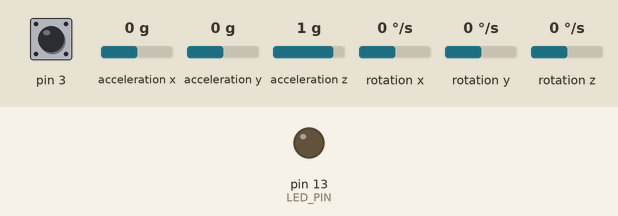
A sketch run on a simulated Arduino Leonardo, built with avr-gcc and run on an emulated ATmega32U4. On the bench: output pins drawn as LEDs (lit = HIGH). Dashed ring = blinking. The inputs (shaded band) are chosen by the test bench; at power-on: pin 3 HIGH, acceleration x 0 g, acceleration y 0 g, acceleration z 1 g, rotation x 0 °/s, rotation y 0 °/s, rotation z 0 °/s. The ROS host is connected and sends only what is stated; the sensor or clock chip raises its interrupt line as the real part does.

Above: at 0.1 s.
At 0.65 s:
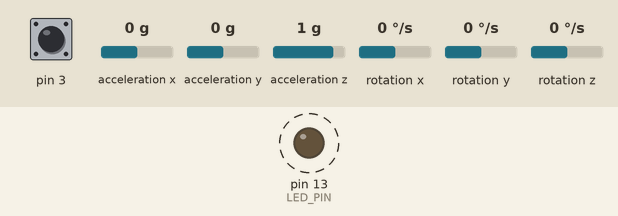
Timing chart, 0 to 3.5 s (numbered marks = the images above):
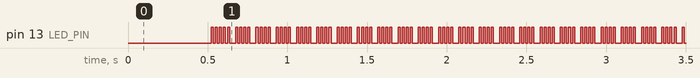

The sketch:

MPU_6050_YPR_REALACCEL_MKI.ino
```cpp
//INTERRUPT GOES TO PIN 2
#include <ros.h>
#include <std_msgs/Float32MultiArray.h>
// I2C device class (I2Cdev) demonstration Arduino sketch for MPU6050 class using DMP (MotionApps v2.0)
// 6/21/2012 by Jeff Rowberg <jeff@rowberg.net>
// Updates should (hopefully) always be available at https://github.com/jrowberg/i2cdevlib
//
// Changelog:
//      2013-05-08 - added seamless Fastwire support
//                 - added note about gyro calibration
//      2012-06-21 - added note about Arduino 1.0.1 + Leonardo compatibility error
//      2012-06-20 - improved FIFO overflow handling and simplified read process
//      2012-06-19 - completely rearranged DMP initialization code and simplification
//      2012-06-13 - pull gyro and accel data from FIFO packet instead of reading directly
//      2012-06-09 - fix broken FIFO read sequence and change interrupt detection to RISING
//      2012-06-05 - add gravity-compensated initial reference frame acceleration output
//                 - add 3D math helper file to DMP6 example sketch
//                 - add Euler output and Yaw/Pitch/Roll output formats
//      2012-06-04 - remove accel offset clearing for better results (thanks Sungon Lee)
//      2012-06-01 - fixed gyro sensitivity to be 2000 deg/sec instead of 250
//      2012-05-30 - basic DMP initialization working

/* ============================================
 I2Cdev device library code is placed under the MIT license
 Copyright (c) 2012 Jeff Rowberg
 Permission is hereby granted, free of charge, to any person obtaining a copy
 of this software and associated documentation files (the "Software"), to deal
 in the Software without restriction, including without limitation the rights
 to use, copy, modify, merge, publish, distribute, sublicense, and/or sell
 copies of the Software, and to permit persons to whom the Software is
 furnished to do so, subject to the following conditions:
 The above copyright notice and this permission notice shall be included in
 all copies or substantial portions of the Software.
 THE SOFTWARE IS PROVIDED "AS IS", WITHOUT WARRANTY OF ANY KIND, EXPRESS OR
 IMPLIED, INCLUDING BUT NOT LIMITED TO THE WARRANTIES OF MERCHANTABILITY,
 FITNESS FOR A PARTICULAR PURPOSE AND NONINFRINGEMENT. IN NO EVENT SHALL THE
 AUTHORS OR COPYRIGHT HOLDERS BE LIABLE FOR ANY CLAIM, DAMAGES OR OTHER
 LIABILITY, WHETHER IN AN ACTION OF CONTRACT, TORT OR OTHERWISE, ARISING FROM,
 OUT OF OR IN CONNECTION WITH THE SOFTWARE OR THE USE OR OTHER DEALINGS IN
 THE SOFTWARE.
 ===============================================
 */

// I2Cdev and MPU6050 must be installed as libraries, or else the .cpp/.h files
// for both classes must be in the include path of your project
#include "I2Cdev.h"

#include "MPU6050_6Axis_MotionApps20.h"
//#include "MPU6050.h" // not necessary if using MotionApps include file

// Arduino Wire library is required if I2Cdev I2CDEV_ARDUINO_WIRE implementation
// is used in I2Cdev.h
#if I2CDEV_IMPLEMENTATION == I2CDEV_ARDUINO_WIRE
#include "Wire.h"
#endif

// class default I2C address is 0x68
// specific I2C addresses may be passed as a parameter here
// AD0 low = 0x68 (default for SparkFun breakout and InvenSense evaluation board)
// AD0 high = 0x69
MPU6050 mpu;
//MPU6050 mpu(0x69); // <-- use for AD0 high

/* =========================================================================
 NOTE: In addition to connection 3.3v, GND, SDA, and SCL, this sketch
 depends on the MPU-6050's INT pin being connected to the Arduino's
 external interrupt #0 pin. On the Arduino Uno and Mega 2560, this is
 digital I/O pin 2.
 * ========================================================================= */

/* =========================================================================
 NOTE: Arduino v1.0.1 with the Leonardo board generates a compile error
 when using Serial.write(buf, len). The Teapot output uses this method.
 The solution requires a modification to the Arduino USBAPI.h file, which
 is fortunately simple, but annoying. This will be fixed in the next IDE
 release. For more info, see these links:
 http://arduino.cc/forum/index.php/topic,109987.0.html
 http://code.google.com/p/arduino/issues/detail?id=958
 * ========================================================================= */


// uncomment "OUTPUT_READABLE_QUATERNION" if you want to see the actual
// quaternion components in a [w, x, y, z] format (not best for parsing
// on a remote host such as Processing or something though)
//#define OUTPUT_READABLE_QUATERNION

// uncomment "OUTPUT_READABLE_EULER" if you want to see Euler angles
// (in degrees) calculated from the quaternions coming from the FIFO.
// Note that Euler angles suffer from gimbal lock (for more info, see
// http://en.wikipedia.org/wiki/Gimbal_lock)
//#define OUTPUT_READABLE_EULER

// uncomment "OUTPUT_READABLE_YAWPITCHROLL" if you want to see the yaw/
// pitch/roll angles (in degrees) calculated from the quaternions coming
// from the FIFO. Note this also requires gravity vector calculations.
// Also note that yaw/pitch/roll angles suffer from gimbal lock (for
// more info, see: http://en.wikipedia.org/wiki/Gimbal_lock)
#define OUTPUT_READABLE_YAWPITCHROLL

// uncomment "OUTPUT_READABLE_REALACCEL" if you want to see acceleration
// components with gravity removed. This acceleration reference frame is
// not compensated for orientation, so +X is always +X according to the
// sensor, just without the effects of gravity. If you want acceleration
// compensated for orientation, us OUTPUT_READABLE_WORLDACCEL instead.
#define OUTPUT_READABLE_REALACCEL

// uncomment "OUTPUT_READABLE_WORLDACCEL" if you want to see acceleration
// components with gravity removed and adjusted for the world frame of
// reference (yaw is relative to initial orientation, since no magnetometer
// is present in this case). Could be quite handy in some cases.
//#define OUTPUT_READABLE_WORLDACCEL

// uncomment "OUTPUT_TEAPOT" if you want output that matches the
// format used for the InvenSense teapot demo
//#define OUTPUT_TEAPOT


#define LED_PIN 13 // (Arduino is 13, Teensy is 11, Teensy++ is 6)
bool blinkState = false;

//ROS STUFF-------------
int ROSiteration = 0; //when reaches 100, sends data through ROS

ros::NodeHandle  nh;

std_msgs::Float32MultiArray str_msg;
ros::Publisher chatter("chatter", &str_msg);
float ROSdata[6];//storage for yaw, pitch, roll, and x-acceleration, y-acceleration, and z-acceleration

// MPU control/status vars
bool dmpReady = false;  // set true if DMP init was successful
uint8_t mpuIntStatus;   // holds actual interrupt status byte from MPU
uint8_t devStatus;      // return status after each device operation (0 = success, !0 = error)
uint16_t packetSize;    // expected DMP packet size (default is 42 bytes)
uint16_t fifoCount;     // count of all bytes currently in FIFO
uint8_t fifoBuffer[64]; // FIFO storage buffer

// orientation/motion vars
Quaternion q;           // [w, x, y, z]         quaternion container
VectorInt16 aa;         // [x, y, z]            accel sensor measurements
VectorInt16 aaReal;     // [x, y, z]            gravity-free accel sensor measurements
VectorInt16 aaWorld;    // [x, y, z]            world-frame accel sensor measurements
VectorFloat gravity;    // [x, y, z]            gravity vector
float euler[3];         // [psi, theta, phi]    Euler angle container
float ypr[3];           // [yaw, pitch, roll]   yaw/pitch/roll container and gravity vector

// packet structure for InvenSense teapot demo
uint8_t teapotPacket[14] = {
  '$', 0x02, 0,0, 0,0, 0,0, 0,0, 0x00, 0x00, '\r', '\n' };


// ================================================================
// ===               INTERRUPT DETECTION ROUTINE                ===
// ================================================================

volatile bool mpuInterrupt = false;     // indicates whether MPU interrupt pin has gone high
void dmpDataReady() {
  mpuInterrupt = true;
}


// ================================================================
// ===                      INITIAL SETUP                       ===
// ================================================================
int ledPin = 13;
void setup() {
  // join I2C bus (I2Cdev library doesn't do this automatically)
#if I2CDEV_IMPLEMENTATION == I2CDEV_ARDUINO_WIRE
  Wire.begin();
  TWBR = 24; // 400kHz I2C clock (200kHz if CPU is 8MHz). Comment this line if having compilation difficulties with TWBR.
#elif I2CDEV_IMPLEMENTATION == I2CDEV_BUILTIN_FASTWIRE
  Fastwire::setup(400, true);
#endif

  // initialize serial communication
  // (115200 chosen because it is required for Teapot Demo output, but it's
  // really up to you depending on your project)

  // NOTE: 8MHz or slower host processors, like the Teensy @ 3.3v or Ardunio
  // Pro Mini running at 3.3v, cannot handle this baud rate reliably due to
  // the baud timing being too misaligned with processor ticks. You must use
  // 38400 or slower in these cases, or use some kind of external separate
  // crystal solution for the UART timer.

  // initialize device
  mpu.initialize();

  devStatus = mpu.dmpInitialize();

  // supply your own gyro offsets here, scaled for min sensitivity
  mpu.setXGyroOffset(220);
  mpu.setYGyroOffset(76);
  mpu.setZGyroOffset(-85);
  mpu.setZAccelOffset(1788); // 1688 factory default for my test chip

  // make sure it worked (returns 0 if so)
  if (devStatus == 0) {
    // turn on the DMP, now that it's ready
    mpu.setDMPEnabled(true);

    // enable Arduino interrupt detection
    attachInterrupt(0, dmpDataReady, RISING);
    mpuIntStatus = mpu.getIntStatus();

    // set our DMP Ready flag so the main loop() function knows it's okay to use it
    dmpReady = true;

    // get expected DMP packet size for later comparison
    packetSize = mpu.dmpGetFIFOPacketSize();
  }
  // configure LED for output
  pinMode(LED_PIN, OUTPUT);

  //--------------------------------------------ROS STUFF---------------
  //FOR FUTURE READERS: Figure out what these mean and put whaty you find someplace very safe.
  //It looks like this whole block is needed to format a float into a string to send through ROS
  nh.initNode();//initializing node or something
  str_msg.layout.dim = (std_msgs::MultiArrayDimension *)//??
    malloc(sizeof(std_msgs::MultiArrayDimension) * 2);//??
  str_msg.layout.dim[0].label = "hello";//probably should change this
  str_msg.layout.dim[0].size = 6;//previously 3. testing stuff right now
  str_msg.layout.dim[0].stride = 3;//previously 3
  str_msg.layout.data_offset = 0;//??
  str_msg.data = (float *)malloc(sizeof(float)*6);//previously 3
  //str_msg.layout.dim_length = 1; //??
  str_msg.data_length = 6;//previously 3
  nh.advertise(chatter);//name of channel(?)
}


// ================================================================
// ===                    MAIN PROGRAM LOOP                     ===
// ================================================================

void loop() {
  // if programming failed, don't try to do anything
  if (!dmpReady) return;

  // wait for MPU interrupt or extra packet(s) available
  while (!mpuInterrupt && fifoCount < packetSize) {
    // other program behavior stuff here
    // .
    // .
    // .
    // if you are really paranoid you can frequently test in between other
    // stuff to see if mpuInterrupt is true, and if so, "break;" from the
    // while() loop to immediately process the MPU data
    // .
    // .
    // .
  }

  // reset interrupt flag and get INT_STATUS byte
  mpuInterrupt = false;
  mpuIntStatus = mpu.getIntStatus();

  // get current FIFO count
  fifoCount = mpu.getFIFOCount();

  // check for overflow (this should never happen unless our code is too inefficient)
  if ((mpuIntStatus & 0x10) || fifoCount == 1024) {
    // reset so we can continue cleanly
    mpu.resetFIFO();

    // otherwise, check for DMP data ready interrupt (this should happen frequently)
  }
  else if (mpuIntStatus & 0x02) {
    // wait for correct available data length, should be a VERY short wait
    while (fifoCount < packetSize) fifoCount = mpu.getFIFOCount();

    // read a packet from FIFO
    mpu.getFIFOBytes(fifoBuffer, packetSize);

    // track FIFO count here in case there is > 1 packet available
    // (this lets us immediately read more without waiting for an interrupt)
    fifoCount -= packetSize;

#ifdef OUTPUT_READABLE_QUATERNION
    // display quaternion values in easy matrix form: w x y z
    mpu.dmpGetQuaternion(&q, fifoBuffer);
#endif

#ifdef OUTPUT_READABLE_EULER
    // display Euler angles in degrees
    mpu.dmpGetQuaternion(&q, fifoBuffer);
    mpu.dmpGetEuler(euler, &q);
#endif

#ifdef OUTPUT_READABLE_YAWPITCHROLL
    // display Euler angles in degrees
    mpu.dmpGetQuaternion(&q, fifoBuffer);
    mpu.dmpGetGravity(&gravity, &q);
    mpu.dmpGetYawPitchRoll(ypr, &q, &gravity);
#endif

#ifdef OUTPUT_READABLE_REALACCEL
    // display real acceleration, adjusted to remove gravity
    mpu.dmpGetQuaternion(&q, fifoBuffer);
    mpu.dmpGetAccel(&aa, fifoBuffer);
    mpu.dmpGetGravity(&gravity, &q);
    mpu.dmpGetLinearAccel(&aaReal, &aa, &gravity);
#endif

#ifdef OUTPUT_READABLE_WORLDACCEL
    // display initial world-frame acceleration, adjusted to remove gravity
    // and rotated based on known orientation from quaternion
    mpu.dmpGetQuaternion(&q, fifoBuffer);
    mpu.dmpGetAccel(&aa, fifoBuffer);
    mpu.dmpGetGravity(&gravity, &q);
    mpu.dmpGetLinearAccel(&aaReal, &aa, &gravity);
    mpu.dmpGetLinearAccelInWorld(&aaWorld, &aaReal, &q);
#endif

#ifdef OUTPUT_TEAPOT
    // display quaternion values in InvenSense Teapot demo format:
    teapotPacket[2] = fifoBuffer[0];
    teapotPacket[3] = fifoBuffer[1];
    teapotPacket[4] = fifoBuffer[4];
    teapotPacket[5] = fifoBuffer[5];
    teapotPacket[6] = fifoBuffer[8];
    teapotPacket[7] = fifoBuffer[9];
    teapotPacket[8] = fifoBuffer[12];
    teapotPacket[9] = fifoBuffer[13];
    teapotPacket[11]++; // packetCount, loops at 0xFF on purpose
#endif

    // blink LED to indicate activity
    blinkState = !blinkState;
    digitalWrite(LED_PIN, blinkState);
  }
  //--------------ROS STUFF
  if (ROSiteration == 10)
  {
  for (int i = 0; i < 3; i++)//for getting yaw pitch roll ready to be sent through ROS
  {
    ypr[i]=ypr[i]*180/M_PI;
    ROSdata[i]=ypr[i];
  }
  ypr[3] = aaReal.x;
  ypr[4] = aaReal.y;
  ypr[5] = aaReal.z;//Real world accelerations
  digitalWrite(ledPin, !digitalRead(ledPin));
  str_msg.data = ypr;
  chatter.publish( &str_msg );
  nh.spinOnce();
  ROSiteration = 0;
  }
  mpu.resetFIFO();
  ROSiteration++;
}
```

Measured:
- by itself, pin 13 (LED_PIN): alternates HIGH for 0.01 s and LOW for 0.01 s
- by itself, everything shown: repeats every 1.3 s, in 4 steps
